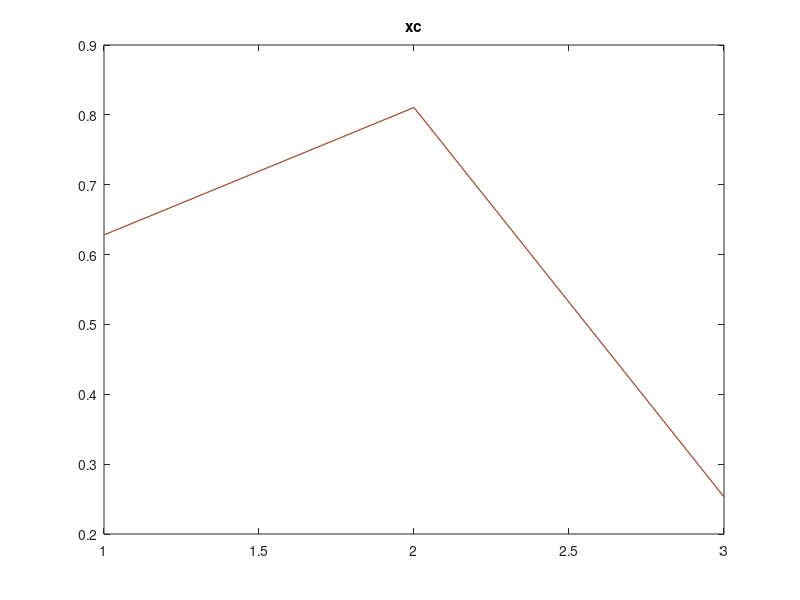
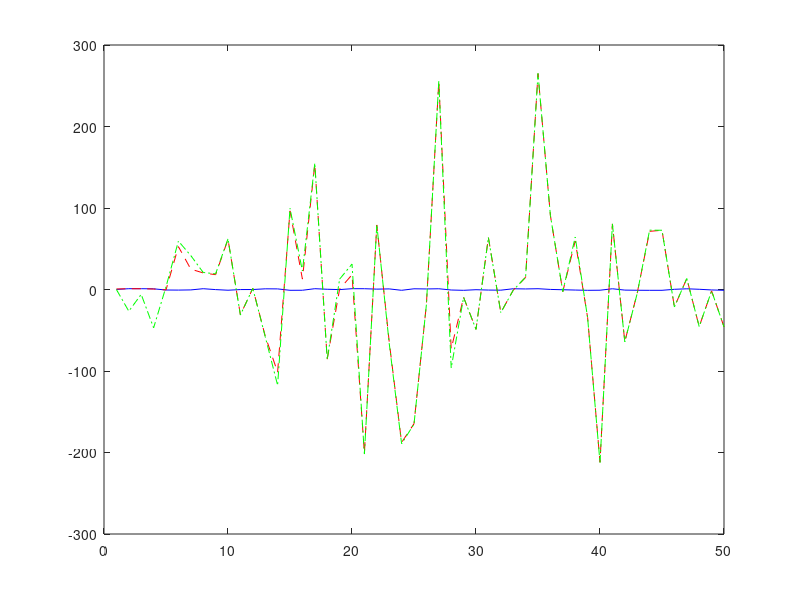
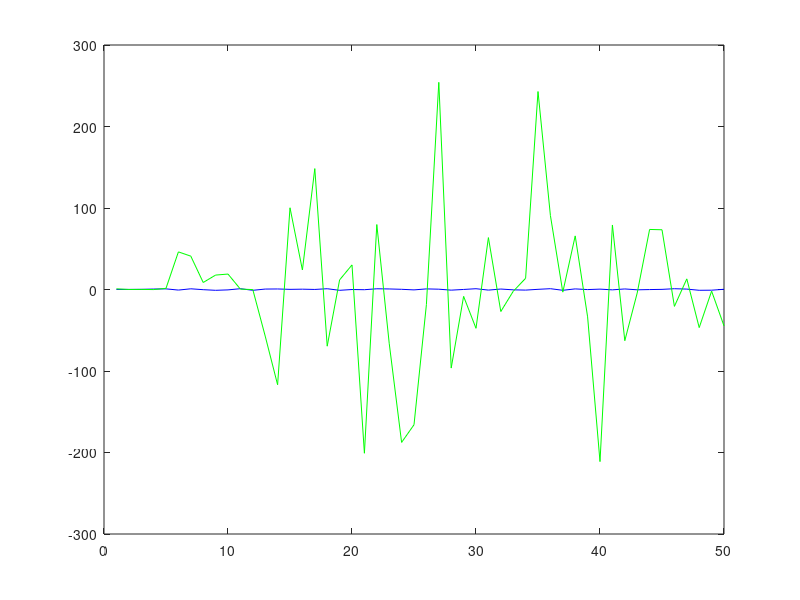

Reproduce these figures in MATLAB, in order.
close all;
clc;
clear all;


% Initial Conditions
%States = 2;



States = 3;

x(:,1) =  [0.1;0.1;0.1];   
% Our real plant initial condition       
x_(:,1) = rand(1,3);      % Our estimate initial conidition 


figure
plot(x_(:,1)); hold on;

xc = x_;                 % Set the ideal model as we think it should start

figure(1)
plot(xc); hold on;
title('xc');

P = eye(States);

w=5;                   % process noise
v=100;                 % measurement noise
Q=w^2*eye(States);     % covariance of process
R=v^2*eye(States);                 % covariance of measurement  
% 
G = [1; 1; 1];            % G is the Jacobian of the plant tranfer functions due to the error.
H = eye(3,3);             % H is the Jacobian of the sensor transfer functions due to the variables involved
 steps = 50 ;          % length of simulation
% % 
for i =2:steps          %start @ time=2 
%   % the real plant
%   x(:,i) = [cos(x(2,i-1)*(i-1));sin(x(2,i-1)*(i-1));atan(sin(x(2,i-1)*(i-1))/cos(x(2,i-1)*(i-1)))]
    x(:,i) = [cos(x(2,i-1)*(i-1));sin(x(2,i-1)*(i-1));atan(sin(x(2,i-1)*(i-1))/cos(x(2,i-1)*(i-1)))]
  z(:,i) = x(:,i)+ randn*v;

  %z(i) = x(1,i) 
% 
%   % prediction
  x_(:,i) = [cos(x(2,i-1)*(i-1));sin(x(2,i-1)*(i-1));atan(sin(x(2,i-1)*(i-1))/cos(x(2,i-1)*(i-1)))];
  z_(:,i) = x_(:,i);
% 
%   % compute F
  F = [ i*sin(i*x_(2,i)),0,0;0,i*cos(i*x_(2,i)),0; 0,0, 1];
%   % Prediction of the plant covariance
   P = F*P*F' + G*w*G';
%   % Innovation Covariance
  S = H*P*H'+R
%   % Kalman's gain
 K = P*H'*inv(S)
%   % State check up and update
  x_(:,i) = x_(:,i) + K * (z(:,i)-z_(:,i));
%   
%   % Covariance check up and update
 P = (eye(States)-K*H)*P;
 end
% 
%%
figure
plot(x(1,:),'-b');hold on;                  %plot the real plant behavior
plot(x_(1,:),'--r');hold on;  %plot the Kalman filter prediction over the plant
plot(z(1,:),'-.g'); %plot the observations over this plant 
%%
% figure
%plot(z,'-.g');  hold on;                     
% plot(x_(1,:),'--r');                 

%
figure
plot(x(2,:),'-b');hold on;                  %Frecuency estimation
plot(x_(2,:),'-g');                 %Frecuency filtered by Kalman

  